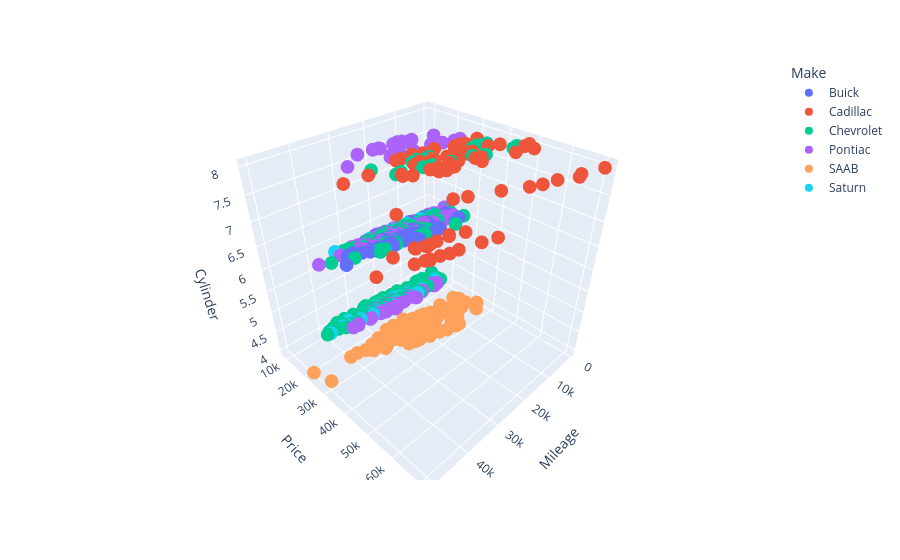

The notebook cell this image was saved under:
### Code cell
px.scatter_3d(df,x='Mileage',y='Price',color='Make',z='Cylinder')
